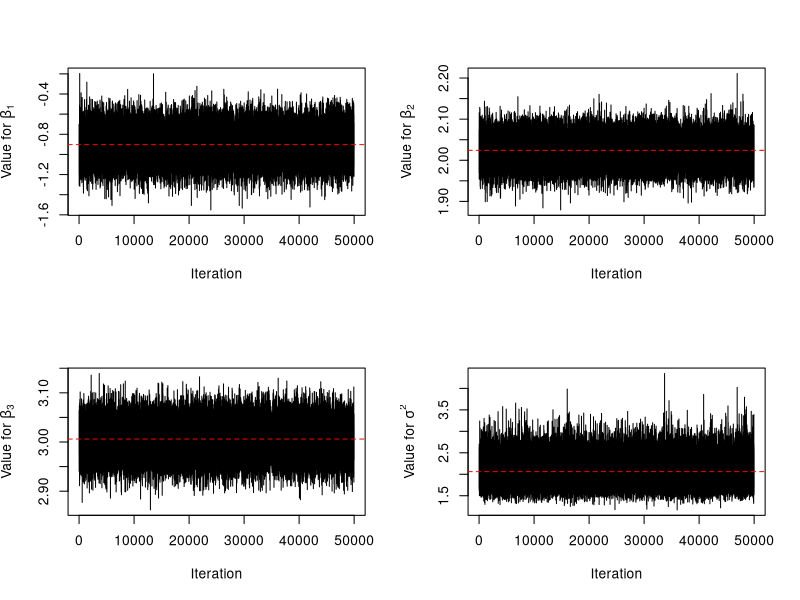
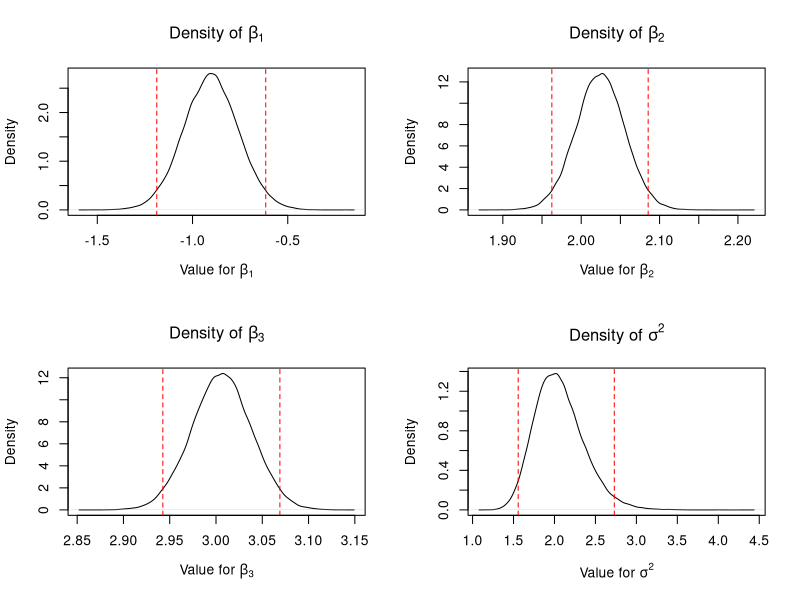
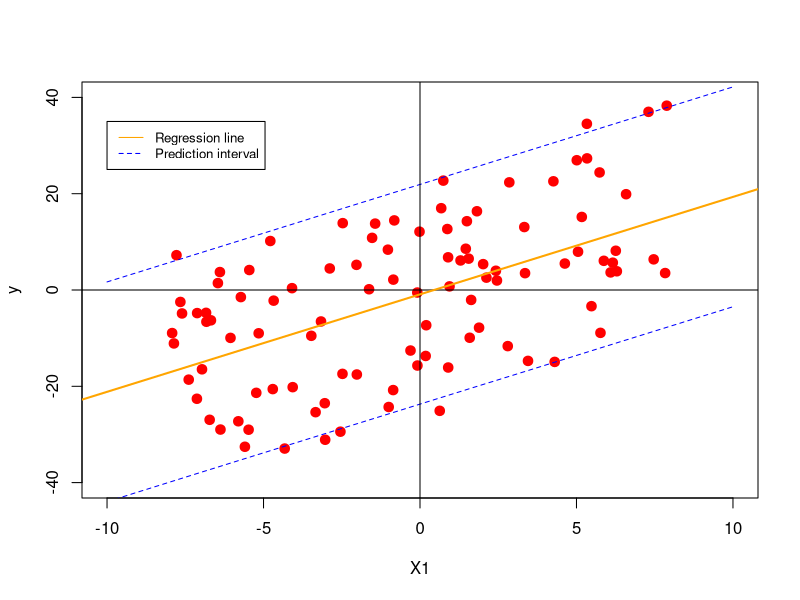

R code for these plots, in order:
# Bayesian linear regression using independent normal gamma distributions 
# ELSKENS Philippe
# 01/06/2021

# Load packages
library(mvtnorm)

#-------------------------------------------------------------------------------
# Bayesian linear regression using independent normal gamma distributions
#-------------------------------------------------------------------------------
bayesLM <- function(Data, Prior, Mcmc) {
  set.seed(2021)
  # Extract the number of draws from posterior
  n_draws <- Mcmc$R / Mcmc$keep
  
  # Calculate prior nu and sigma squared bes on prior shape and rate.
  nu0 <- 2 * Prior$shape
  s_squared0 <- (2 * Prior$rate) / nu0
  h <- 1/2
  
  # Vectors to store the value of betas and h
  beta <- matrix(nrow = n_draws, ncol=length(Prior$mean))
  h_vector = rep(NA, n_draws)
  
  # Set a counter to save each the desire draws
  c <- 1 
  
  for (i in 1:Mcmc$R) { 
    # Calculate posterior V
    V1 <- solve(solve(Prior$varcov) + (h * t(Data$X) %*% Data$X))
    
    # Calculate the means of the posterior betas (Prior$mean is the prior betas)
    betas1<- V1 %*% (solve(Prior$varcov) %*% Prior$mean + 
                       h * t(Data$X) %*% Data$y)
    
    # Conditional of beta on y and h
    betas <- rmvnorm(1, mean = betas1, sigma = V1)
    
    # Calculate the posterior nu
    nu1 <- length(Data$y) + nu0
    
    # calculate the posterior s^2
    s_squared1 <- (t(Data$y - Data$X %*% t(betas)) %*% 
                     (Data$y - Data$X %*% t(betas)) + (nu0 * s_squared0)) / nu1
    
    # Conditional of h on y and beta
    shape1 = nu1/2
    rate1 = (s_squared1 * nu1) /2
    h <- rgamma(1, shape = shape1, rate = rate1)
    
    if (i %% Mcmc$keep == 0){
      beta[c,] <- betas
      h_vector[c] <- h
      c <- c + 1 
    }
  } 
  output = list("beta" = beta, "sigmasq" = 1/h_vector)
  return(output)
} 

#-------------------------------------------------------------------------------
# Simulate data points and call the function 
#-------------------------------------------------------------------------------
beta <- c(-1,2,3)
n_simulated <- 100
x <- cbind(1, matrix(runif(n=2*n_simulated, min=-8,max=8), nrow=100))
sigma_squared <- 2
y <- x%*%beta + rnorm(n=n_simulated, mean=0, sd=sqrt(sigma_squared))
k <- length(beta)

Data = list("y" = y, "X" = x)
Prior = list("mean" = c(0,0,0), "varcov"= 10*diag(k), "shape" = 0.5, "rate" = 2)
Mcmc = list("R" = 50000, "keep" = 1)

draws <- bayesLM(Data = Data, Prior = Prior, Mcmc = Mcmc)

#-------------------------------------------------------------------------------
# Investigate the output of function
#-------------------------------------------------------------------------------
par(mfrow = c(2, 2))
plot(seq(1,length(draws$sigmasq)), draws$beta[,1], type = "l", xlab = "Iteration",
     ylab = expression(paste("Value for ", beta[1])))
abline(h = mean(draws$beta[,1]), lty = 2, col = "red")
plot(seq(1,length(draws$sigmasq)), draws$beta[,2], type = "l", xlab = "Iteration",
     ylab = expression(paste("Value for ", beta[2])))
abline(h = mean(draws$beta[,2]), lty = 2, col = "red")
plot(seq(1,length(draws$sigmasq)), draws$beta[,3], type = "l", xlab = "Iteration",
     ylab = expression(paste("Value for ", beta[3])))
abline(h = mean(draws$beta[,3]), lty = 2, col = "red")
plot(seq(1,length(draws$sigmasq)), draws$sigmasq, type = "l", xlab = "Iteration",
     ylab = expression(paste("Value for ", sigma^2)))
abline(h = mean(draws$sigmasq), lty = 2, col = "red")
par(mfrow = c(1, 1))

#-------------------------------------------------------------------------------
# Calculate the Bayes estimate and credible intervals for all model parameters.
#-------------------------------------------------------------------------------
bayes_estimates_intervals <- cbind(mean(draws$beta[,1]), mean(draws$beta[,2]), 
                                   mean(draws$beta[,3]), mean(sqrt(draws$sigmasq)))
s_interval <- quantile(draws$sigmasq,probs=c(.025,.975))
b_interval <- apply(X=draws$beta,MARGIN=2,FUN=quantile,probs=c(.025,.975))
intervals <- cbind(b_interval,s_interval)
bayes_estimates_intervals <- rbind(bayes_estimates_intervals,intervals)
colnames(bayes_estimates_intervals ) <- c("beta_1", "beta_2", "beta_3", 
                                          "sigma") 
rownames(bayes_estimates_intervals ) <- c("Bayes estimates", "Lower bound", 
                                          "Upper bound")
bayes_estimates_intervals 

#-------------------------------------------------------------------------------
# Plot the marginal posterior distributions of all model parameters and show the 
# credible interval.
#-------------------------------------------------------------------------------
par(mfrow = c(2, 2))
plot(density(draws$beta[,1]), main = expression(paste("Density of ", beta[1])), 
     xlab = expression(paste("Value for ", beta[1])))
abline(v = b_interval[,1], lty = 2, col = "red")
plot(density(draws$beta[,2]), main = expression(paste("Density of ", beta[2])), 
     xlab = expression(paste("Value for ", beta[2])))
abline(v = b_interval[,2], lty = 2, col = "red")
plot(density(draws$beta[,3]), main = expression(paste("Density of ", beta[3])), 
     xlab = expression(paste("Value for ", beta[3])))
abline(v = b_interval[,3], lty = 2, col = "red")
plot(density(draws$sigmasq), main = expression(paste("Density of ",  sigma^2)),
     xlab = expression(paste("Value for ",  sigma^2)))
abline(v = c(s_interval), lty = 2, col = "red")
par(mfrow = c(1, 1))

#-------------------------------------------------------------------------------
# Make a plot of your dependent variable
#-------------------------------------------------------------------------------
z <- seq(-10,10,0.05)
lwr <- rep(NA,length(z))
upr <- rep(NA,length(z))
x2 <- runif(length(draws$sigmasq),-8,8)
pred <- matrix(nrow = length(draws$sigmasq), ncol = length(z))
for (i in(1:length(z))){
  pred[,i] <- draws$beta[,1] + draws$beta[,2]*z[i] + draws$beta[,3]*x2
  lwr[i] <- quantile(pred[,i],probs=c(.025,.975),na.rm=TRUE)[1]
  upr[i] <- quantile(pred[,i],probs=c(.025,.975),na.rm=TRUE)[2]
}

sigma <- sqrt(draws$sigmasq)
plot(x[,2],y,xlim = c(-10,10), ylim = c(-40,40), xlab = "X1", ylab = "y")
points(x[,2],y,col="red",pch=19,lwd=3)
lines(z, lwr, col="blue", lty=2)
lines(z, upr, col="blue", lty=2)
abline(h=0, v=0)
abline(a=mean(draws$beta[,1]),b=mean(draws$beta[,2]), col="orange", lwd=2)
legend(-10,35, legend=c("Regression line", "Prediction interval"),
       col=c("orange", "blue"), lty=1:2, cex=0.8)